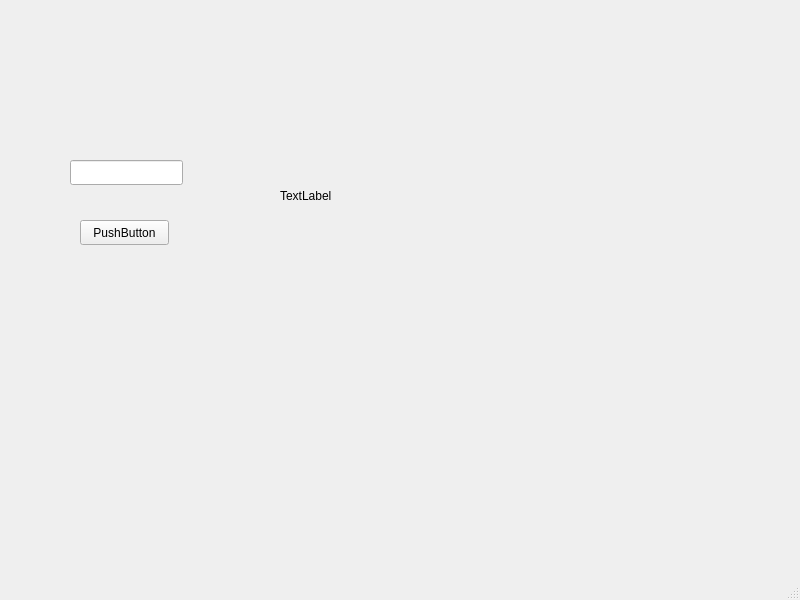
<?xml version="1.0" encoding="UTF-8"?>
<ui version="4.0">
 <class>MainWindow</class>
 <widget class="QMainWindow" name="MainWindow">
  <property name="geometry">
   <rect>
    <x>0</x>
    <y>0</y>
    <width>800</width>
    <height>600</height>
   </rect>
  </property>
  <property name="windowTitle">
   <string>MainWindow</string>
  </property>
  <widget class="QWidget" name="centralwidget">
   <widget class="QPushButton" name="pushButton">
    <property name="geometry">
     <rect>
      <x>80</x>
      <y>220</y>
      <width>89</width>
      <height>25</height>
     </rect>
    </property>
    <property name="text">
     <string>PushButton</string>
    </property>
   </widget>
   <widget class="QLineEdit" name="lineEdit">
    <property name="geometry">
     <rect>
      <x>70</x>
      <y>160</y>
      <width>113</width>
      <height>25</height>
     </rect>
    </property>
   </widget>
   <widget class="QLabel" name="label">
    <property name="geometry">
     <rect>
      <x>280</x>
      <y>150</y>
      <width>131</width>
      <height>91</height>
     </rect>
    </property>
    <property name="text">
     <string>TextLabel</string>
    </property>
   </widget>
  </widget>
  <widget class="QMenuBar" name="menubar">
   <property name="geometry">
    <rect>
     <x>0</x>
     <y>0</y>
     <width>800</width>
     <height>22</height>
    </rect>
   </property>
  </widget>
  <widget class="QStatusBar" name="statusbar"/>
 </widget>
 <resources/>
 <connections/>
</ui>
